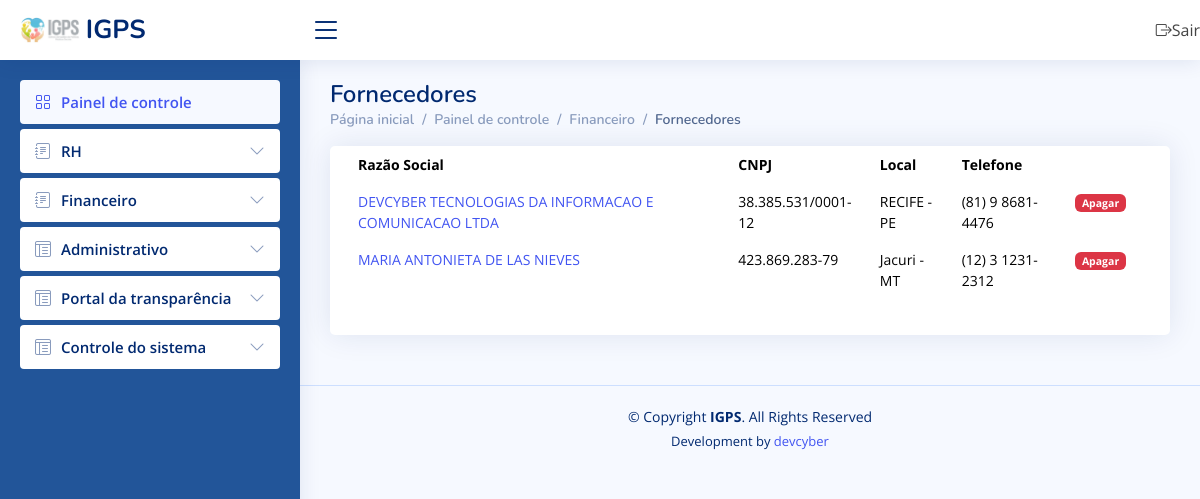
Page /fornecedores/ (signed in) on the committed database.
### corpo/models.py (models this page shows)
class Fornecedor(models.Model):
    razao_social = models.CharField(max_length=200)
    cnpj = models.CharField(max_length=200)
    cep = models.CharField(max_length=200)
    rua = models.CharField(max_length=200)
    n = models.CharField(max_length=200)
    bairro = models.CharField(max_length=200)
    cidade = models.CharField(max_length=200)
    uf = models.CharField(max_length=200)
    telefone = models.CharField(max_length=200)
    email = models.CharField(max_length=200)
    contrato_social = models.FileField(null=True)
    cartao_cnpj = models.FileField(null=True)
    data_abertura = models.CharField(max_length=200)
    atuacao = models.CharField(max_length=200)
    status = models.CharField(max_length=200)

class FornecedorPF(models.Model):
    nome_completo = models.CharField(max_length=200)
    cpf = models.CharField(max_length=200)
    cep = models.CharField(max_length=200)
    rua = models.CharField(max_length=200)
    n = models.CharField(max_length=200)
    bairro = models.CharField(max_length=200)
    cidade = models.CharField(max_length=200)
    uf = models.CharField(max_length=200)
    telefone = models.CharField(max_length=200)
    email = models.CharField(max_length=200)
    n_contrato = models.CharField(max_length=200)
    servico_prestado = models.CharField(max_length=200)
    rg = models.FileField(null=True)
    comprovante_residencia = models.FileField(null=True)
    status = models.CharField(max_length=200)

### corpo/views.py (the view)
# urls.py: url(r'fornecedores/', views.fornecedores, name="fornecedores"),
@login_required
def fornecedores(request):
    localizar_ip = LocationService()
    resultado = localizar_ip.get_location(str(request.META.get('REMOTE_ADDR')))
    Logs(usuario=request.user, data_hora=datetime.now(), dados_post='', dados_pc_acesso=request.META.get('HTTP_USER_AGENT', ''), ip=request.META.get('REMOTE_ADDR'), tipo_acesso=request.method, pagina=request.path, endereco=resultado).save()
    return render(request, 'fornecedores.html', {'permissao': request.user.last_name, 'fornecedores': Fornecedor.objects.filter(status='').order_by('-id'),
    'fornecedores_pf': FornecedorPF.objects.filter(status='').order_by('-id')})

### corpo/ip_to_endereco.py (called while the page is built)
    def get_location(self, ip_address):
        try:
            response = self.reader.city(ip_address)
            return str(response.city.name) + ', ' + str(response.subdivisions.most_specific.name) + ' - ' + str(response.country.name)
        except geoip2.errors.AddressNotFoundError:
            return "rastreamento sem exito"

### corpo/templates/fornecedores.html
{% extends 'painel.html' %}
{% block link %}
<h1>Fornecedores</h1>
<nav>
<ol class="breadcrumb">
    <li class="breadcrumb-item"><a href="https://igps.net.br/painel/">Página inicial</a></li>
    <li class="breadcrumb-item">Painel de controle</li>
    <li class="breadcrumb-item">Financeiro</li>
    <li class="breadcrumb-item active">Fornecedores</li>
</ol>
</nav>
{% endblock %}
{% block content %}
<div class="col-12">
  <div class="card recent-sales overflow-auto">
    <div class="card-body">
      <table class="table table-borderless datatable">
        <thead>
          <tr>
            <th scope="col">Razão Social</th>
            <th scope="col">CNPJ</th>
            <th scope="col">Local</th>
            <th scope="col">Telefone</th>
            <th scope="col"></th>
            <th scope="col"></th>
          </tr>
        </thead>
        <tbody>
          {% for f in fornecedores %}
          <tr>
            <td><a href="/editar_fornecedor/{{ f.id }}/">{{ f.razao_social }}</a></td>
            <td>{{ f.cnpj }}</td>
            <td>{{ f.cidade }} - {{ f.uf }}</td>
            <td>{{ f.telefone }}</td>
            <td><a href="/deletar_fornecedor/{{ f.id }}/" class="badge bg-danger">Apagar</a></td>
          </tr>
          {% endfor %}
          {% for f in fornecedores_pf %}
          <tr>
            <td><a href="/editar_fornecedor_pf/{{ f.id }}/">{{ f.nome_completo }}</a></td>
            <td>{{ f.cpf }}</td>
            <td>{{ f.cidade }} - {{ f.uf }}</td>
            <td>{{ f.telefone }}</td>
            <td><a href="/deletar_fornecedor_pf/{{ f.id }}/" class="badge bg-danger">Apagar</a></td>
          </tr>
          {% endfor %}
        </tbody>
      </table>
    </div>
  </div>
</div>
{% endblock %}

### corpo/static/css/style_painel.css (style rules this page uses)
:root { scroll-behavior: smooth; }
body { font-family: "Open Sans", sans-serif; background: #f6f9ff; color: #444444; }
h1, h2, h3, h4, h5, h6 { font-family: "Nunito", sans-serif; }
.pagetitle h1 { font-size: 24px; margin-bottom: 0; font-weight: 600; color: #012970; }
.card { margin-bottom: 30px; border: none; border-radius: 5px; box-shadow: 0px 0 30px rgba(1, 41, 112, 0.1); }
.card-body { padding: 0 20px 20px 20px; }
.breadcrumb { font-size: 14px; font-family: "Nunito", sans-serif; color: #899bbd; font-weight: 600; }
.breadcrumb a { color: #899bbd; transition: 0.3s; }
.breadcrumb .breadcrumb-item::before { color: #899bbd; }
.breadcrumb .active { color: #51678f; font-weight: 600; }
.dashboard .recent-sales { font-size: 14px; }
.dashboard .recent-sales .table thead { background: #f6f6fe; }
.dashboard .recent-sales .table thead th { border: 0; }

### rows in the picture
Fornecedor: razao_social "DEVCYBER TECNOLOGIAS DA INFORMACAO E COMUNICACAO LTDA", cnpj "38.385.531/0001-12", cidade "RECIFE", uf "PE", telefone "(81) 9 8681-4476"
FornecedorPF: nome_completo "MARIA ANTONIETA DE LAS NIEVES", cpf "423.869.283-79", cidade "Jacuri", uf "MT", telefone "(12) 3 1231-2312"
